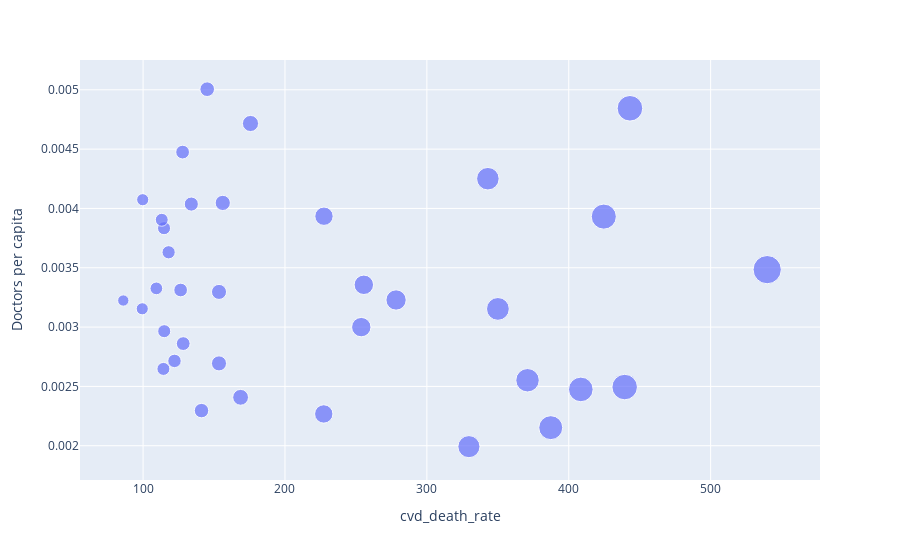

This figure's notebook cell:
### Code cell
fig = px.scatter(newest_data, x="cvd_death_rate", y="Doctors per capita", hover_data=['location'], size='cvd_death_rate')
fig.show()

### Figure 1 — Plotly figure (JSON) as saved in the notebook; plotly's stock layout.template omitted (floating-point values rounded to 4 significant figures)
{"data": [{"customdata": [["Austria"], ["Belarus"], ["Belgium"], ["Bosnia and Herzegovina"], ["Bulgaria"], ["Croatia"], ["Cyprus"], ["Czech Republic"], ["Denmark"], ["Estonia"], ["Finland"], ["France"], ["Germany"], ["Greece"], ["Hungary"], ["Iceland"], ["Ireland"], ["Italy"], ["Latvia"], ["Lithuania"], ["Luxembourg"], ["Malta"], ["Moldova"], ["Montenegro"], ["Netherlands"], ["Norway"], ["Poland"], ["Portugal"], ["Romania"], ["Serbia"], ["Slovenia"], ["Spain"], ["Sweden"], ["Switzerland"], ["Ukraine"], ["United Kingdom"]], "hovertemplate": "cvd_death_rate=%{marker.size}<br>Doctors per capita=%{y}<br>location=%{customdata[0]}<extra></extra>", "legendgroup": "", "marker": {"color": "#636efa", "size": [145.2, 443.1, 114.9, 329.6, 424.7, 253.8, 141.2, 227.5, 114.8, 255.6, 153.5, 86.06, 156.1, 175.7, 278.3, 118.0, 126.5, 113.2, 350.1, 343.0, 128.3, 168.7, 408.5, 387.3, 109.4, 114.3, 227.3, 127.8, 370.9, 439.4, 153.5, 99.4, 134.0, 99.74, 539.8, 122.1], "sizemode": "area", "sizeref": 1.35, "symbol": "circle"}, "mode": "markers", "name": "", "orientation": "v", "showlegend": false, "type": "scatter", "x": [145.2, 443.1, 114.9, 329.6, 424.7, 253.8, 141.2, 227.5, 114.8, 255.6, 153.5, 86.06, 156.1, 175.7, 278.3, 118.0, 126.5, 113.2, 350.1, 343.0, 128.3, 168.7, 408.5, 387.3, 109.4, 114.3, 227.3, 127.8, 370.9, 439.4, 153.5, 99.4, 134.0, 99.74, 539.8, 122.1], "xaxis": "x", "y": [0.005005, 0.004844, 0.002965, 0.001992, 0.003931, 0.003, 0.002296, 0.003934, 0.003834, 0.003356, 0.003297, 0.003224, 0.004047, 0.004716, 0.003228, 0.003631, 0.003312, 0.003904, 0.003153, 0.004251, 0.002861, 0.002408, 0.002475, 0.002152, 0.003326, 0.002647, 0.002268, 0.004475, 0.002552, 0.002494, 0.002694, 0.003154, 0.004037, 0.004074, 0.003484, 0.002715], "yaxis": "y"}], "layout": {"legend": {"itemsizing": "constant", "tracegroupgap": 0}, "margin": {"t": 60}, "xaxis": {"anchor": "y", "domain": [0, 1], "title": {"text": "cvd_death_rate"}}, "yaxis": {"anchor": "x", "domain": [0, 1], "title": {"text": "Doctors per capita"}}}}
